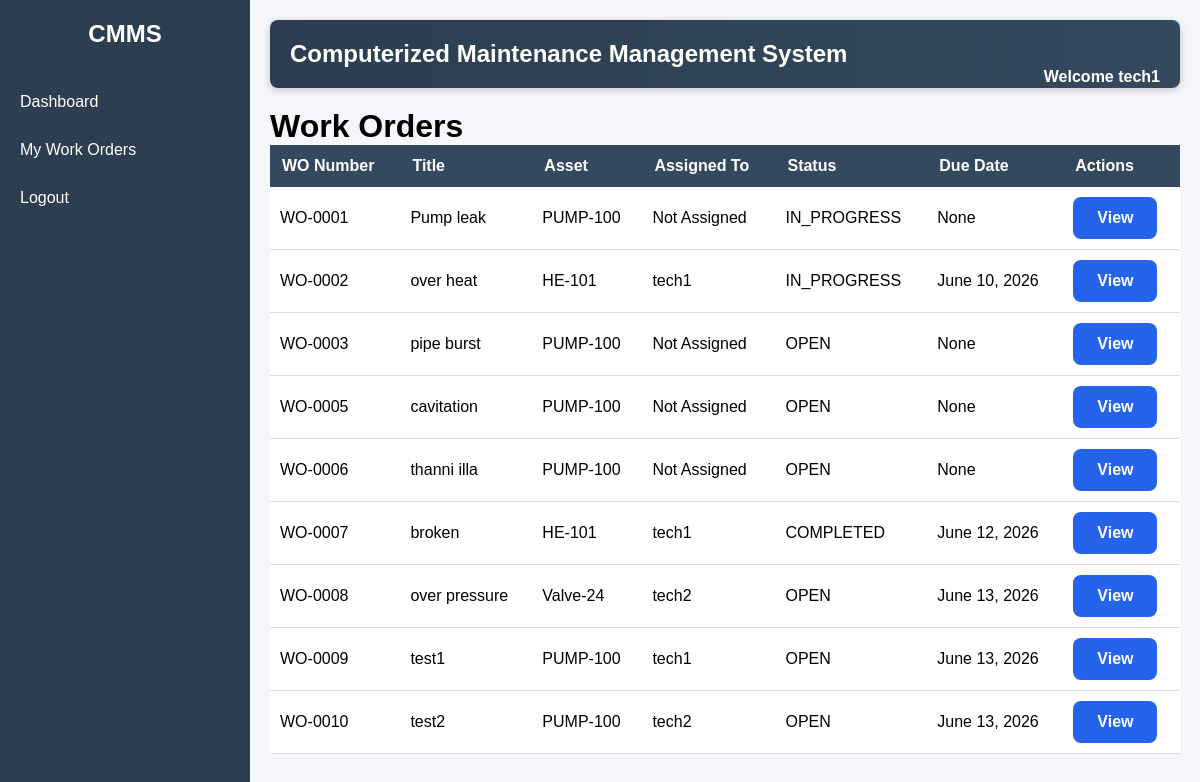
The app's page /workorders/ (signed in), older data.
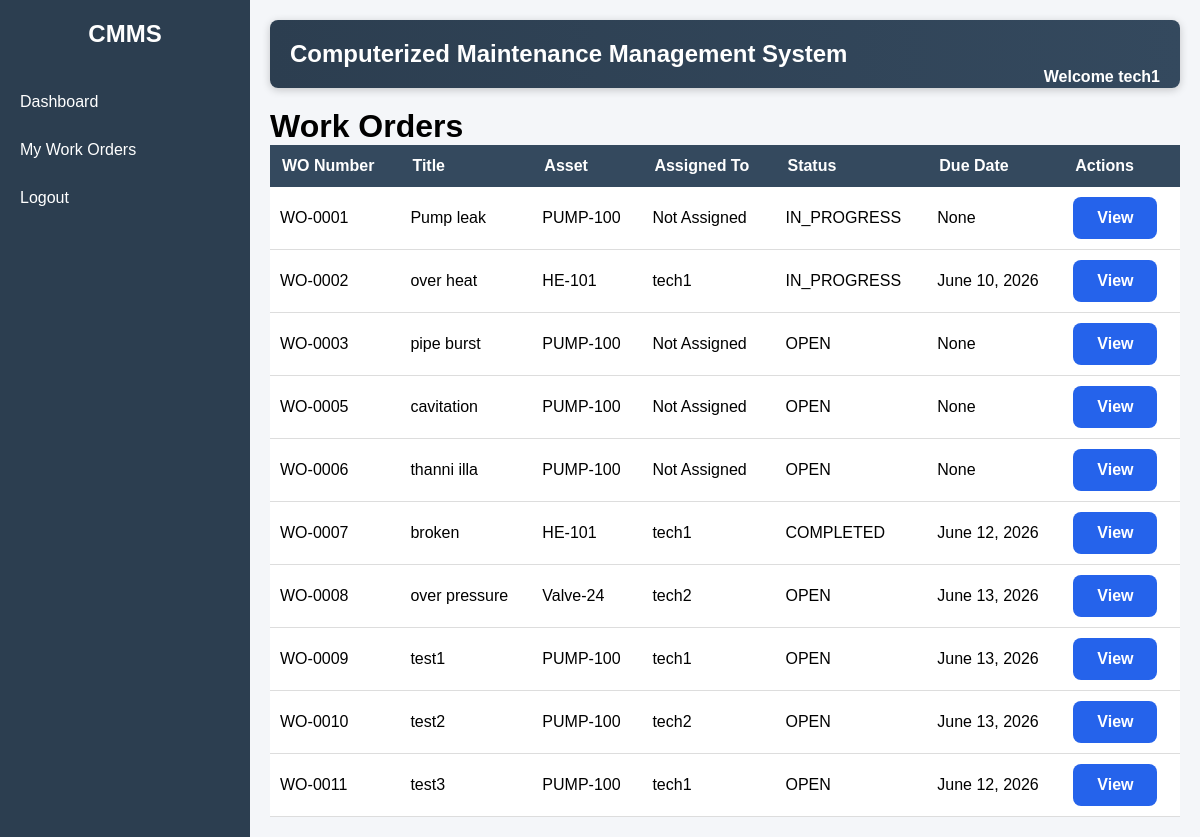
The same page, newer data.
### workorders/models.py (models this page shows, shortened)
class WorkOrder(models.Model):
    STATUS_CHOICES = [
        ('OPEN', 'Open'),
        ('IN_PROGRESS', 'In Progress'),
        ('COMPLETED', 'Completed'),
    ]
    work_order_number = models.CharField(
        max_length=20,
        unique=True,
        blank=True
    )
    title = models.CharField(
        max_length=200
    )
    description = models.TextField()
    asset = models.ForeignKey(
        Asset,
        on_delete=models.CASCADE
    )
    status = models.CharField(
        max_length=20,
        choices=STATUS_CHOICES,
        default='OPEN'
    )
    created_date = models.DateField(
        auto_now_add=True
    )
    updated_date = models.DateTimeField(
        auto_now=True
    )
    assigned_to = models.ForeignKey(
        User,
        on_delete=models.SET_NULL,
        null=True,
        blank=True,
        related_name='assigned_work_orders'
    )
    due_date = models.DateField(
        null=True,
        blank=True
    )

### assets/models.py (models this page shows, shortened)
class Asset(models.Model):
    STATUS_CHOICES = [
        ('ACTIVE', 'Active'),
        ('INACTIVE', 'Inactive'),
        ('UNDER_MAINTENANCE', 'Under Maintenance'),
    ]
    CRITICALITY_CHOICES = [
        ('LOW', 'Low'),
        ('MEDIUM', 'Medium'),
        ('HIGH', 'High'),
    ]
    asset_code = models.CharField(max_length=50, unique=True)
    name = models.CharField(max_length=200)
    installation_date = models.DateField()
    status = models.CharField(
        max_length=20,
        choices=STATUS_CHOICES,
        default='ACTIVE'
    )
    criticality = models.CharField(
        max_length=10,
        choices=CRITICALITY_CHOICES,
        default='MEDIUM'
    )
    created_at = models.DateTimeField(auto_now_add=True)
    updated_at = models.DateTimeField(auto_now=True)

### workorders/views.py (the view)
# urls.py: path('', work_order_list, name='work_order_list'),
@login_required
def work_order_list(request):
    work_orders = get_all_work_orders()
    return render(
        request,
        'workorders/work_order_list.html',
        {
            'work_orders': work_orders,
            'current_page': 'workorders',
        }
    )

### accounts/context_processors.py (called while the page is built)
def user_roles(request):
    if not request.user.is_authenticated:
        return {}
    return {
        'is_admin': is_admin(request.user),
        'is_manager': is_manager(request.user),
        'is_technician': is_technician(request.user),
        'is_admin_or_manager': is_admin_or_manager(request.user),
    }

### accounts/permissions.py (called while the page is built)
def is_admin(user):
    return user.groups.filter(name='Admin').exists()

def is_manager(user):
    return user.groups.filter(name='Manager').exists()

def is_technician(user):
    return user.groups.filter(name='Technician').exists()

def is_admin_or_manager(user):
    return (
        is_admin(user)
        or
        is_manager(user)
    )

### workorders/services.py (called while the page is built)
def get_all_work_orders():
    return WorkOrder.objects.all()

### templates/workorders/work_order_list.html (shortened to what this page needs)
{% extends 'base.html' %}
{% block content %}
<h1>Work Orders</h1>
<table>
    <tr>
        <th>WO Number</th>
        <th>Title</th>
        <th>Asset</th>
        <th>Assigned To</th>
        <th>Status</th>
        <th>Due Date</th>
        <th>Actions</th>
    </tr>
    {% for work_order in work_orders %}
    <tr>
        <td>
            {{ work_order.work_order_number }}
        </td>
        <td>
            {{ work_order.title }}
        </td>
        <td>
            {{ work_order.asset.asset_code }}
        </td>
        <td>
            {% if work_order.assigned_to %}
                {{ work_order.assigned_to.username }}
            {% else %}
                Not Assigned
            {% endif %}
        </td>
        <td>
            {{ work_order.status }}
        </td>
        <td>
            {{ work_order.due_date }}
        </td>
        <td>
            <a href="/workorders/{{ work_order.id }}/"
               class="action-btn">
                View
            </a>
        </td>
    </tr>
    {% empty %}
    <tr>
        <td colspan="7">
            No work orders found.
        </td>
    </tr>
    {% endfor %}
</table>
{% endblock %}

Row changes from the older to the newer data that the page shows:
added WorkOrder: work_order_number "WO-0011", title "test3", asset.asset_code "PUMP-100", assigned_to.username "tech1", status "OPEN", due_date "June 12, 2026"
